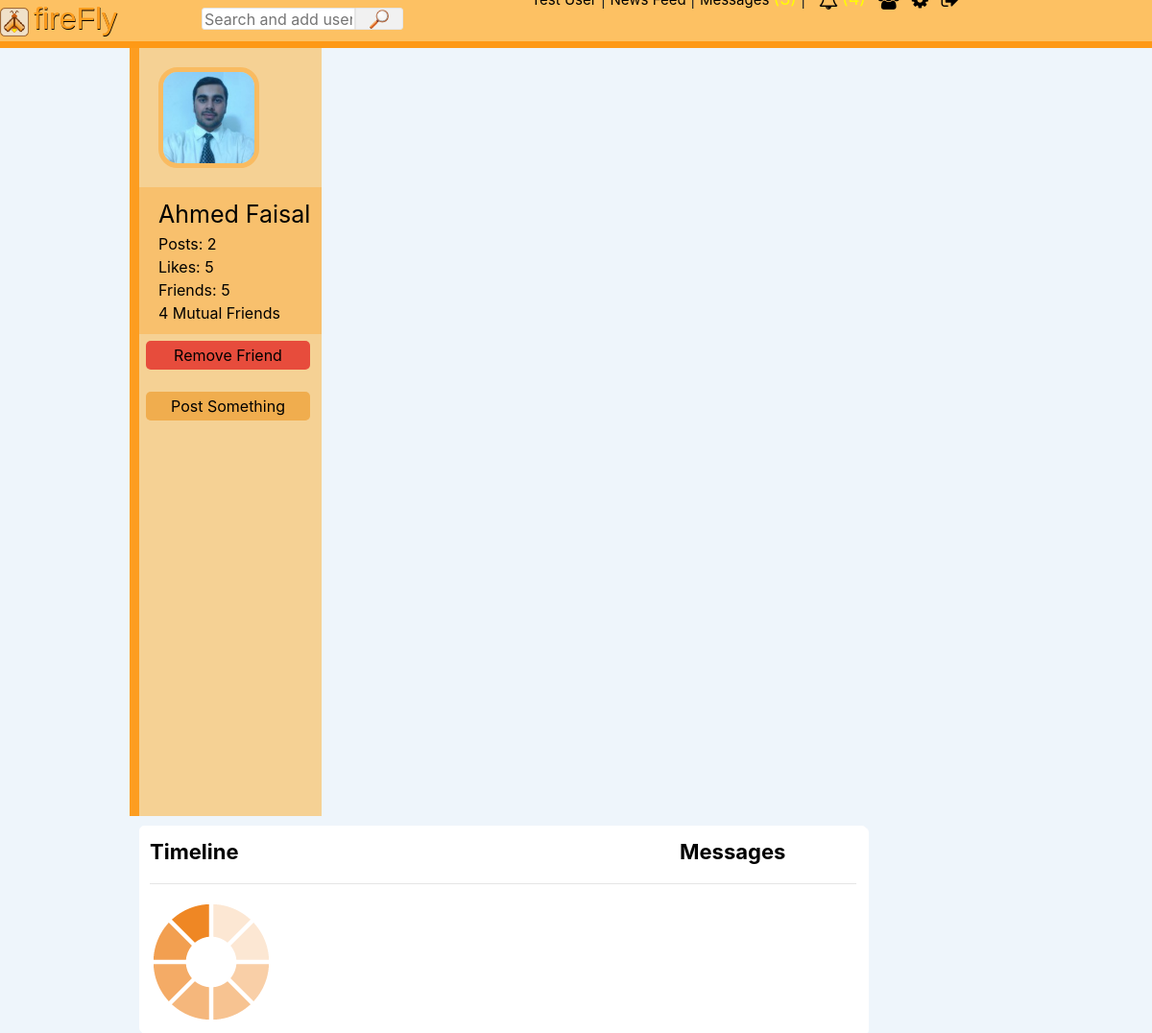
Page /ahmed_faisal (signed in) on the committed database.
### tables this page shows
CREATE TABLE IF NOT EXISTS `users` (
  `id` int(11) NOT NULL AUTO_INCREMENT,
  `first_name` varchar(25) NOT NULL,
  `last_name` varchar(25) NOT NULL,
  `user_name` varchar(255) NOT NULL,
  `email` varchar(100) NOT NULL,
  `password` varchar(255) NOT NULL,
  `signup_date` date NOT NULL,
  `profile_pic` varchar(255) NOT NULL,
  `num_posts` int(11) NOT NULL,
  `num_likes` int(11) NOT NULL,
  `user_closed` varchar(3) NOT NULL,
  `friend_array` text NOT NULL,
  PRIMARY KEY (`id`)
);

### includes/classes/Notification.php (called while the page is built, shortened)
<?php
class Notification {
	private $user_obj;
	private $con;
	public function __construct($con, $user){
		$this->con = $con;
		$this->user_obj = new User($con, $user);
	}
	public function getUnreadNumber() {
		$userLoggedIn = $this->user_obj->getUsername();
		$query = mysqli_query($this->con, "SELECT * FROM notifications WHERE viewed='no' AND user_to='$userLoggedIn'");
		return mysqli_num_rows($query);
	}
}
?>

### includes/classes/User.php (called while the page is built, shortened)
<?php
class User {
    private $user;
    private $con;
    public function __construct($con, $user) {
        $this->con = $con;
        $user_details_query = mysqli_query($con, "SELECT * FROM users WHERE user_name='$user'");
        $this->user = mysqli_fetch_array($user_details_query);
    }
    public function getUsername() {
        return $this->user['user_name'];
    }
    public function isClosed() {
        $username = $this->user['user_name'];
        $query = mysqli_query($this->con, "SELECT user_closed FROM users WHERE user_name = '$username'");
        $row = mysqli_fetch_array($query);
        if ($row['user_closed'] == 'yes') {
            return true;
        } else {
            return false;
        }
    }
    public function isFriend($username_to_check) {
        $usernameComma = "," . $username_to_check . ",";
        if (strstr($this->user['friend_array'], $usernameComma) || ($username_to_check == $this->user['user_name'])) {
            return true;
        } else {
            return false;
        }
    }
    public function getMutualFriends($user_to_check) {
        $mutualFriends = 0;
        $user_array = $this->user['friend_array'];
        $user_array_explode = explode(",", $user_array);
        $query = mysqli_query($this->con, "SELECT friend_array FROM users where user_name='$user_to_check'");
        $row = mysqli_fetch_array($query);
        $user_to_check_array = $row['friend_array'];
        $user_to_check_array_explode = explode(",", $user_to_check_array);
        foreach ($user_array_explode as $i) {
            foreach ($user_to_check_array_explode as $j) {
                if ($i == $j && $i != "") {
                    $mutualFriends++;
                }
            }
        }
        return $mutualFriends;
    }
}
?>

### includes/classes/Message.php (called while the page is built, shortened)
<?php
class Message {
    public function __construct($con, $user) {
        $this->user_obj = new User($con, $user);
    }
}
?>

### profile.php (the view, shortened to what this page needs)
<?php
include("includes/header.php");
if (isset($_GET['profile_username'])) {
    $username = $_GET['profile_username'];
    $user_details_query = mysqli_query($con, "SELECT * FROM users WHERE user_name='$username'");
    $user_array = mysqli_fetch_array($user_details_query);
    $num_friends = (substr_count($user_array['friend_array'], ",")) - 1;
}
?>
<div class="profile_left">
    <img src="<?php echo $user_array['profile_pic']; ?>">
    <div class="profile_info">
        <p style='font-size: 25px;'><?php echo $user_array['first_name'] . " " . $user_array['last_name']; ?></p>
        <p><?php echo "Posts: " . $user_array['num_posts']; ?></p>
        <p><?php echo "Likes: " . $user_array['num_likes']; ?></p>
        <p><?php echo "Friends: " . $num_friends; ?></p>
        <?php
        $logged_in_user_obj = new User($con, $userLoggedIn);
        if ($userLoggedIn != $username) {
            echo '<span style="margin-left: 20;" >' . $logged_in_user_obj->getMutualFriends($username) . " Mutual Friends" . '</span>';
        }
        ?>
    </div>
    <form action="<?php echo $username; ?>" method="POST">
        <?php
        $profile_user_obj = new User($con, $username);
        if ($userLoggedIn != $username) {
            if ($logged_in_user_obj->isFriend($username)) {
                echo '<input type="submit" name ="remove_friend" class="danger" value="Remove Friend"><br>';
            } else if ($logged_in_user_obj->didReceiveRequest($username)) {
                echo '<input type="submit" name ="respond_request" class="warning" value="Respond to Request"><br>';
            } else if ($logged_in_user_obj->didSendRequest($username)) {
                echo '<input type="submit" name ="" class="default" value="Request Sent"><br>';
            } else {
                echo '<input type="submit" name ="add_friend" class="success" value="Add Friend"><br>';
            }
        }
        ?>
    </form>
    <input type="submit" class="warning" data-toggle="modal" data-target="#post_form" value="Post Something">
</div>
<div class="profile_main_column column">
    <div class="profileheader">
        <span role="presentation" class="active"><a href="#newsfeed_div" aria-controls="newsfeed_div" role="tab" data-toggle="tab">Timeline</a></span>
        <span role="presentation"><a href="#messages_div" aria-controls="messages_div" role="tab" data-toggle="tab">Messages</a></span>
    </div>
    <hr>
    <div class='tab-content'>
        <div role="tabpanel" class="tab-pane fade in active" id="newsfeed_div">
            <img  id="loading" src="assets/icons/loading.gif">
        </div>
    </div>
</div>
</div>
</body>
</html>

### assets/stylesheets/style.css (style rules this page uses)
body { background-color: #eef5fb; }
.column { background-color: #fff; padding: 10px; border: 1px solid #fff; border-radius: 5px; box-shadow: 2px 2px 1px #fff; z-index: -1; }
.profile_left { top: -10px; width: 200px; max-width: 240px; min-width: 130px; height: 100%; float: left; position: relative; background-color: #f5d194; border-left: 10px solid #fd9d20; color: #000; }
.profile_left img { min-width: 80px; margin: 20px; width: 55%; border: 5px solid rgba(253, 157, 32, 0.44); border-radius: 20px; }
.profile_info { display: block; background-color: rgba(255, 148, 15, 0.29); width: 100%; padding: 10px 0 10px 0; }
.profile_info p { margin: 0 0 0 20px; word-wrap: break-word; }
.danger { background-color: #e74c3c; }
.warning { background-color: #f0ad4e; outline: 0; }
.profile_left input[type="submit"] { width: 90%; height: 30px; border-radius: 5px; margin: 7px 0 0 7px; border: none; color: #000; }
.profile_main_column { float: left; width: 81.5%; margin-left: 10px; }
a { text-decoration: none; color: #000; }
.profileheader { display: flex; justify-content: space-between; width: 90%; margin-bottom: 10; font-size: 22px; font-weight: bold; }

### assets/stylesheets/header_1550.css (style rules this page uses)
body { background-color: #eef5fb; }
.column { background-color: #fff; padding: 10px; border: 1px solid #fff; border-radius: 5px; box-shadow: 2px 2px 1px #fff; z-index: -1; }
.profile_left { top: -10px; width: 200px; max-width: 240px; min-width: 130px; height: 100%; float: left; position: relative; background-color: #f5d194; border-left: 10px solid #fd9d20; color: #000; }
.profile_left img { min-width: 80px; margin: 20px; width: 55%; border: 5px solid rgba(253, 157, 32, 0.44); border-radius: 20px; }
.profile_info { display: block; background-color: rgba(255, 148, 15, 0.29); width: 100%; padding: 10px 0 10px 0; }
.profile_info p { margin: 0 0 0 20px; word-wrap: break-word; }
.danger { background-color: #e74c3c; }
.warning { background-color: #f0ad4e; outline: 0; }
.profile_left input[type="submit"] { width: 90%; height: 30px; border-radius: 5px; margin: 7px 0 0 7px; border: none; color: #000; }
.profile_main_column { float: left; width: 81.5%; margin-left: 10px; }
a { text-decoration: none; color: #000; }
.profileheader { display: flex; justify-content: space-between; width: 90%; margin-bottom: 10; font-size: 22px; font-weight: bold; }

### rows in the picture
users: profile_pic (picture), first_name "Ahmed", last_name "Faisal", num_posts "2", num_likes "5", friend_array "5"

### other values in the picture
$logged_in_user_obj->getMutualFriends($username) "4"
